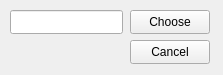
<?xml version="1.0" encoding="UTF-8"?>
<ui version="4.0">
 <class>EnterChar</class>
 <widget class="QWidget" name="EnterChar">
  <property name="geometry">
   <rect>
    <x>0</x>
    <y>0</y>
    <width>223</width>
    <height>75</height>
   </rect>
  </property>
  <property name="windowTitle">
   <string>Form</string>
  </property>
  <widget class="QLineEdit" name="lineEdit">
   <property name="geometry">
    <rect>
     <x>10</x>
     <y>10</y>
     <width>113</width>
     <height>24</height>
    </rect>
   </property>
  </widget>
  <widget class="QPushButton" name="pushButton">
   <property name="geometry">
    <rect>
     <x>130</x>
     <y>10</y>
     <width>80</width>
     <height>24</height>
    </rect>
   </property>
   <property name="text">
    <string>Choose</string>
   </property>
  </widget>
  <widget class="QPushButton" name="pushButton_2">
   <property name="geometry">
    <rect>
     <x>130</x>
     <y>40</y>
     <width>80</width>
     <height>24</height>
    </rect>
   </property>
   <property name="text">
    <string>Cancel</string>
   </property>
  </widget>
 </widget>
 <resources/>
 <connections/>
</ui>
